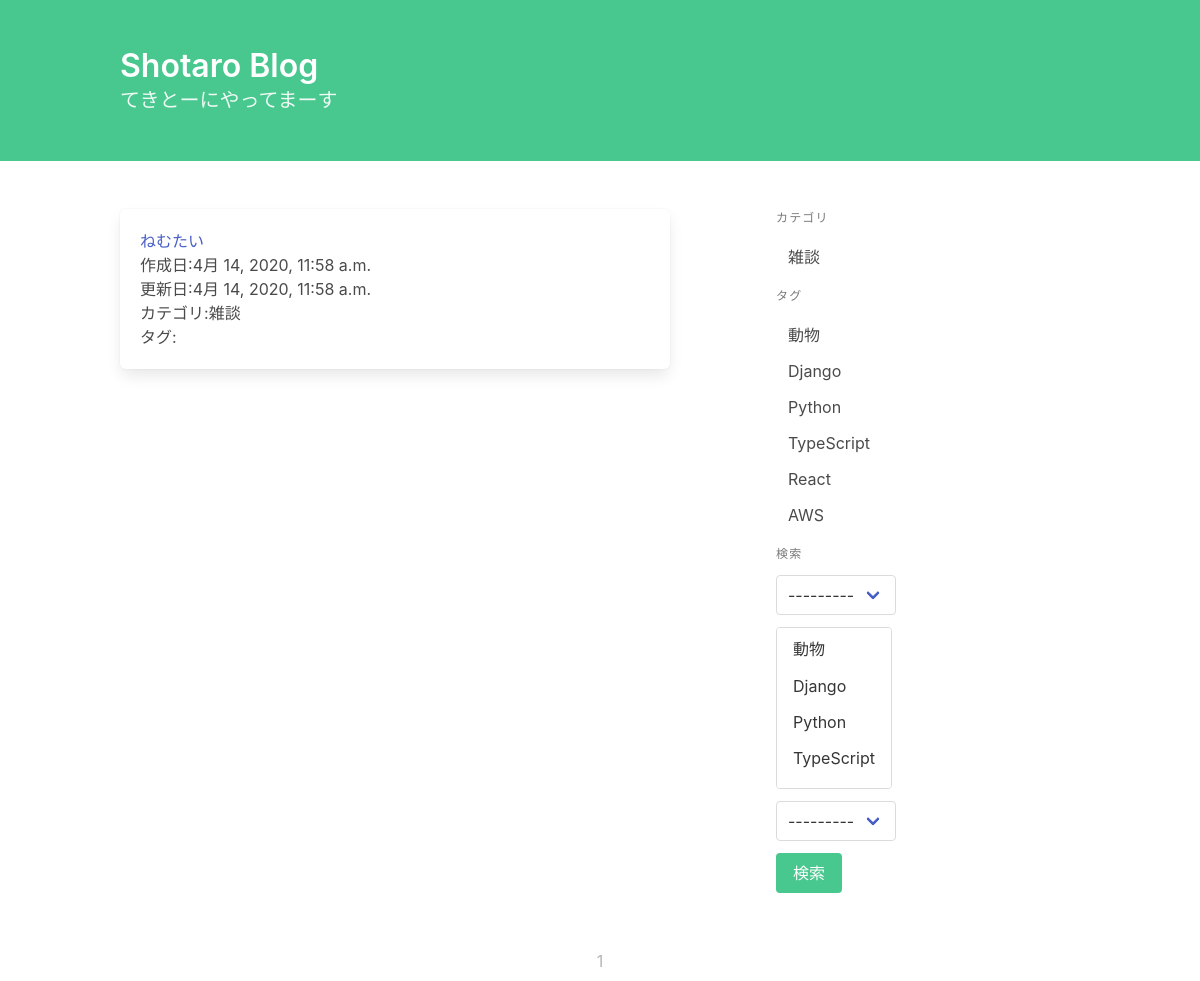
The app's page /, older data.
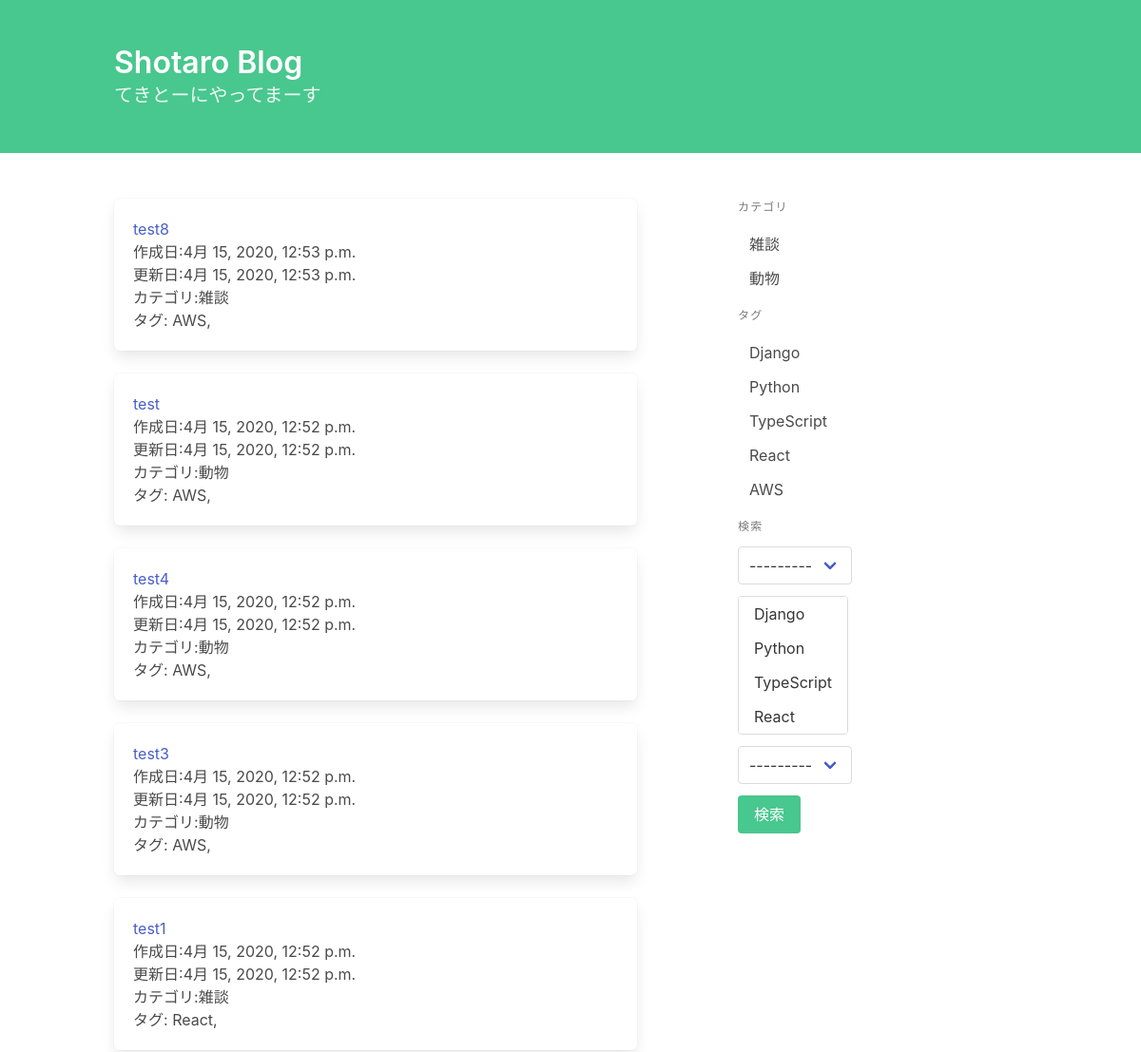
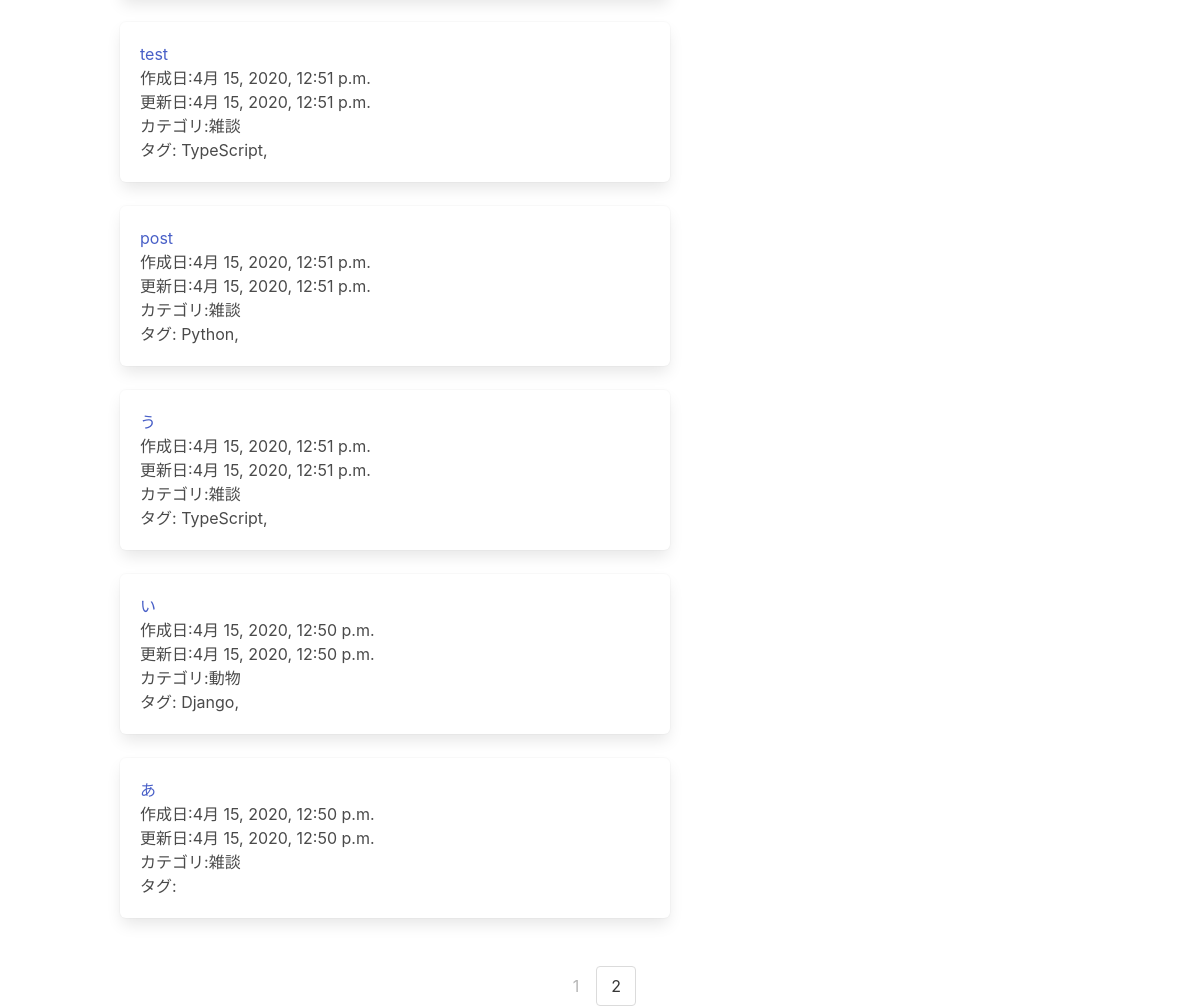
The same page, newer data (2 pictures, top to bottom).
### blog/models.py (models this page shows, shortened)
class Post(models.Model):
    title = models.CharField('タイトル', max_length=32)
    text = MarkdownxField('本文')
    category = models.ForeignKey(
        Category, on_delete=models.PROTECT, verbose_name='カテゴリ')
    tags = models.ManyToManyField(Tag, verbose_name='タグ', blank=True)
    created_at = models.DateTimeField('作成日', auto_now_add=True)
    updated_at = models.DateTimeField('更新日', auto_now=True)

class Category(models.Model):
    name = models.CharField('カテゴリ名', max_length=255, unique=True)
    def __str__(self):
        return self.name

class Tag(models.Model):
    name = models.CharField('タグ名', max_length=255, unique=True)
    def __str__(self):
        return self.name

### blog/views.py (the view, shortened to what this page needs)
# urls.py: path('',views.PostList.as_view(),name='post_list'),
class PostList(generic.ListView):
    model = Post
    ordering = '-created_at'
    paginate_by = 10
    def get_queryset(self):
        queryset = super().get_queryset()
        form = PostSearchForm(self.request.GET or None)
        return queryset

### blog/forms.py
class PostSearchForm(forms.Form):
    key_word = forms.CharField(
        label='キーワード', required=False, widget=forms.TextInput(attrs={'class': 'input'}))
    category = forms.ModelChoiceField(
        label='カテゴリの選択', required=False, queryset=Category.objects.all())
    tags = forms.ModelMultipleChoiceField(
        label='タグの選択', required=False, queryset=Tag.objects.all())
    user = forms.ModelChoiceField(
        label='投稿者', required=False, queryset=User.objects.all())

### blog/templatetags/blog.py (called while the page is built)
@register.inclusion_tag('blog/category_and_tag_list.html')
def create_category_and_tag_list():
    return {
        'category_list': Category.objects.all(),
        'tag_list': Tag.objects.all(),
    }

@register.inclusion_tag('blog/search_form.html')
def create_search_form(request):
    form = PostSearchForm(request.GET or None)
    return {'form': form}

@register.simple_tag
def url_replace(request, field, value):
    url_dict = request.GET.copy()
    url_dict[field] = str(value)
    return url_dict.urlencode()

### blog/templates/blog/post_list.html
{% extends "base.html" %}
{% block content %}
  {% for post in post_list %}
    <article class="box">
        <h1><a href="{% url 'blog:post_detail' post.pk %}">{{ post.title }}</a></h1>
        <p>作成日:{{ post.created_at }}</p>
        <p>更新日:{{ post.updated_at }}</p>
        <p>カテゴリ:{{ post.category }}</p>
        <p>タグ: {% for tag in post.tags.all %}{{ tag }},{% endfor %}</p>
    </article>
  {% endfor %}
{% endblock %}

### blog/templates/base.html (shortened to what this page needs)
{% load blog %}
<!DOCTYPE html>
<html>
<head>
    <link rel="stylesheet" href="https://cdnjs.cloudflare.com/ajax/libs/bulma/0.7.5/css/bulma.min.css">
</head>
<body>
    <header class="hero is-success">
        <div class="hero-body">
            <div class="container">
                <h1 class="title"><a href="{% url 'blog:post_list' %}" class="has-text-white">Shotaro Blog</a></h1>
                <h2 class="subtitle">てきとーにやってまーす</h2>
            </div>
        </div>
    </header>
    <div class="section">
        <div class="container">
            <div class="columns">
                <main class="column is-7">
                    {% block content %}{% endblock %}
                </main>
                <aside class="column is-offset-1 is-4 menu">
                    {% create_category_and_tag_list %}
                    {% create_search_form request %}
                </aside>
            </div>
        </div>
    </div>
    {% include "pagination.html" %}
</body>
</html>

### blog/templates/blog/category_and_tag_list.html
<p class="menu-label">カテゴリ</p>
<ul class="menu-list">
    {% for category in category_list %}
    <li><a href="{% url 'blog:post_category_list' category.pk %}">{{ category }}</a></li>
    {% endfor %}
</ul>
<p class="menu-label">タグ</p>
<ul class="menu-list">
    {% for tag in tag_list %}
    <li><a href="{% url 'blog:post_tag_list' tag.pk %}">{{ tag }}</a></li>
    {% endfor %}
</ul>

### blog/templates/blog/search_form.html (shortened to what this page needs)
<p class="menu-label">検索</p>
<form action="{% url 'blog:post_list' %}" method="GET">
    <div class="field">
        <div class="control">
            <div class="select">
                {{ form.category }}
            </div>
        </div>
    </div>
    <div class="field">
        <div class="control">
            <div class="select is-multiple">
                {{ form.tags }}
            </div>
        </div>
    </div>
    <div class="field">
        <div class="control">
            <div class="select">
                {{ form.user }}
            </div>
        </div>
    </div>
<button class="button is-success" type="submit">検索</button>
</form>

### blog/templates/pagination.html
{% load blog %}
<nav class="pagination is-centered" role="navigation" aria-label="pagination">
<ul class="pagination-list">
{% for num in page_obj.paginator.page_range %}
    {% if page_obj.number == num %}
        <li><span span class="pagination-ellipsis">{{ num }}</span></li>
    {% else %}
        <li><a class="pagination-link" href="?{% url_replace request 'page' num %}">{{ num }}</a></li>
    {% endif %}
{% endfor %}
</ul>
</nav>

Row changes from the older to the newer data that the page shows:
no longer on this page (row unchanged): Post: title "ねむたい", created_at "4月 14, 2020, 11:58 a.m.", updated_at "4月 14, 2020, 11:58 a.m.", category "雑談"
removed Tag: name "動物"
added Post: title "test8", created_at "4月 15, 2020, 12:53 p.m.", updated_at "4月 15, 2020, 12:53 p.m.", category "雑談", Tag (name "AWS")
added Post: title "test", created_at "4月 15, 2020, 12:52 p.m.", updated_at "4月 15, 2020, 12:52 p.m.", category "動物", Tag (name "AWS")
added Post: title "test4", created_at "4月 15, 2020, 12:52 p.m.", updated_at "4月 15, 2020, 12:52 p.m.", category "動物", Tag (name "AWS")
added Post: title "test3", created_at "4月 15, 2020, 12:52 p.m.", updated_at "4月 15, 2020, 12:52 p.m.", category "動物", Tag (name "AWS")
added Post: title "test1", created_at "4月 15, 2020, 12:52 p.m.", updated_at "4月 15, 2020, 12:52 p.m.", category "雑談", Tag (name "React")
added Post: title "test", created_at "4月 15, 2020, 12:51 p.m.", updated_at "4月 15, 2020, 12:51 p.m.", category "雑談", Tag (name "TypeScript")
added Post: title "post", created_at "4月 15, 2020, 12:51 p.m.", updated_at "4月 15, 2020, 12:51 p.m.", category "雑談", Tag (name "Python")
added Post: title "う", created_at "4月 15, 2020, 12:51 p.m.", updated_at "4月 15, 2020, 12:51 p.m.", category "雑談", Tag (name "TypeScript")
added Post: title "い", created_at "4月 15, 2020, 12:50 p.m.", updated_at "4月 15, 2020, 12:50 p.m.", category "動物", Tag (name "Django")
added Post: title "あ", created_at "4月 15, 2020, 12:50 p.m.", updated_at "4月 15, 2020, 12:50 p.m.", category "雑談"
added Category: name "動物"
Text that changed along with them:
form field tags: "動物 / Django / Python / TypeScript" → "Django / Python / TypeScript / React"
new list line: "2"
